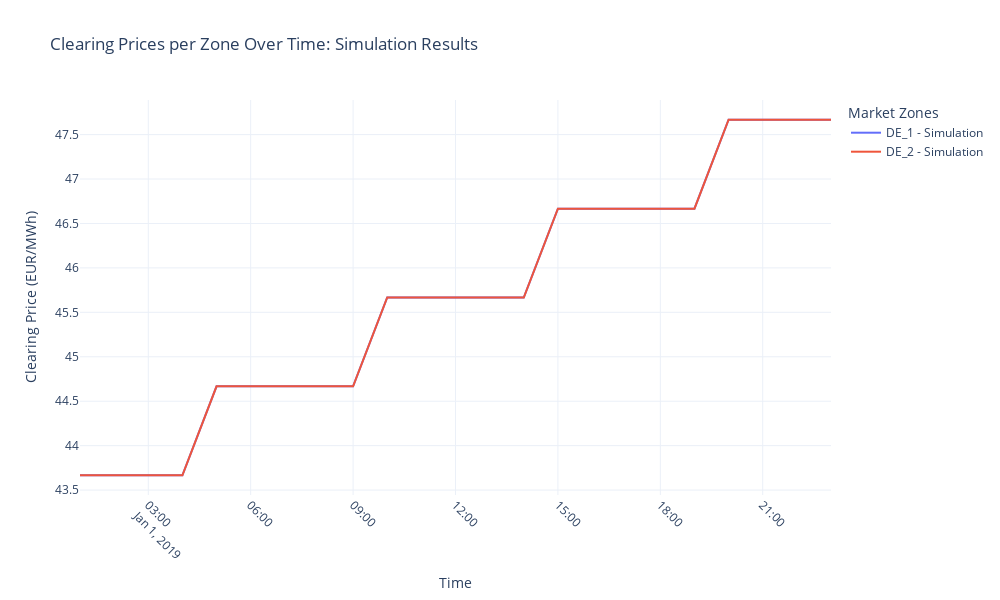

Write notebook code for a chart like this one.
### Markdown cell above
#### Plotting the market clearing prices

### Code cell
# Initialize the Plotly figure
fig = go.Figure()

# Iterate over each zone to plot clearing prices
for zone in zones:
    fig.add_trace(
        go.Scatter(
            x=clearing_prices_df.index,
            y=clearing_prices_df[f"{zone}_price"],
            mode="lines",
            name=f"{zone} - Simulation",
            line=dict(width=2),
        )
    )

# Update layout for better aesthetics and interactivity
fig.update_layout(
    title="Clearing Prices per Zone Over Time: Simulation Results",
    xaxis_title="Time",
    yaxis_title="Clearing Price (EUR/MWh)",
    legend_title="Market Zones",
    xaxis=dict(
        tickangle=45,
        type="date",  # Ensure the x-axis is treated as dates
    ),
    hovermode="x unified",  # Unified hover for better comparison
    template="plotly_white",  # Clean white background
    width=1000,
    height=600,
)

# Display the interactive plot
fig.show()

### Figure 1 — Plotly figure (JSON) as saved in the notebook; plotly's stock layout.template omitted (floating-point values rounded to 4 significant figures)
{"data": [{"line": {"width": 2}, "mode": "lines", "name": "DE_1 - Simulation", "type": "scatter", "x": ["2019-01-01T01:00:00", "2019-01-01T02:00:00", "2019-01-01T03:00:00", "2019-01-01T04:00:00", "2019-01-01T05:00:00", "2019-01-01T06:00:00", "2019-01-01T07:00:00", "2019-01-01T08:00:00", "2019-01-01T09:00:00", "2019-01-01T10:00:00", "2019-01-01T11:00:00", "2019-01-01T12:00:00", "2019-01-01T13:00:00", "2019-01-01T14:00:00", "2019-01-01T15:00:00", "2019-01-01T16:00:00", "2019-01-01T17:00:00", "2019-01-01T18:00:00", "2019-01-01T19:00:00", "2019-01-01T20:00:00", "2019-01-01T21:00:00", "2019-01-01T22:00:00", "2019-01-01T23:00:00"], "y": [43.67, 43.67, 43.67, 43.67, 44.67, 44.67, 44.67, 44.67, 44.67, 45.67, 45.67, 45.67, 45.67, 45.67, 46.67, 46.67, 46.67, 46.67, 46.67, 47.67, 47.67, 47.67, 47.67]}, {"line": {"width": 2}, "mode": "lines", "name": "DE_2 - Simulation", "type": "scatter", "x": ["2019-01-01T01:00:00", "2019-01-01T02:00:00", "2019-01-01T03:00:00", "2019-01-01T04:00:00", "2019-01-01T05:00:00", "2019-01-01T06:00:00", "2019-01-01T07:00:00", "2019-01-01T08:00:00", "2019-01-01T09:00:00", "2019-01-01T10:00:00", "2019-01-01T11:00:00", "2019-01-01T12:00:00", "2019-01-01T13:00:00", "2019-01-01T14:00:00", "2019-01-01T15:00:00", "2019-01-01T16:00:00", "2019-01-01T17:00:00", "2019-01-01T18:00:00", "2019-01-01T19:00:00", "2019-01-01T20:00:00", "2019-01-01T21:00:00", "2019-01-01T22:00:00", "2019-01-01T23:00:00"], "y": [43.67, 43.67, 43.67, 43.67, 44.67, 44.67, 44.67, 44.67, 44.67, 45.67, 45.67, 45.67, 45.67, 45.67, 46.67, 46.67, 46.67, 46.67, 46.67, 47.67, 47.67, 47.67, 47.67]}], "layout": {"height": 600, "hovermode": "x unified", "legend": {"title": {"text": "Market Zones"}}, "title": {"text": "Clearing Prices per Zone Over Time: Simulation Results"}, "width": 1000, "xaxis": {"tickangle": 45, "title": {"text": "Time"}, "type": "date"}, "yaxis": {"title": {"text": "Clearing Price (EUR/MWh)"}}}}
